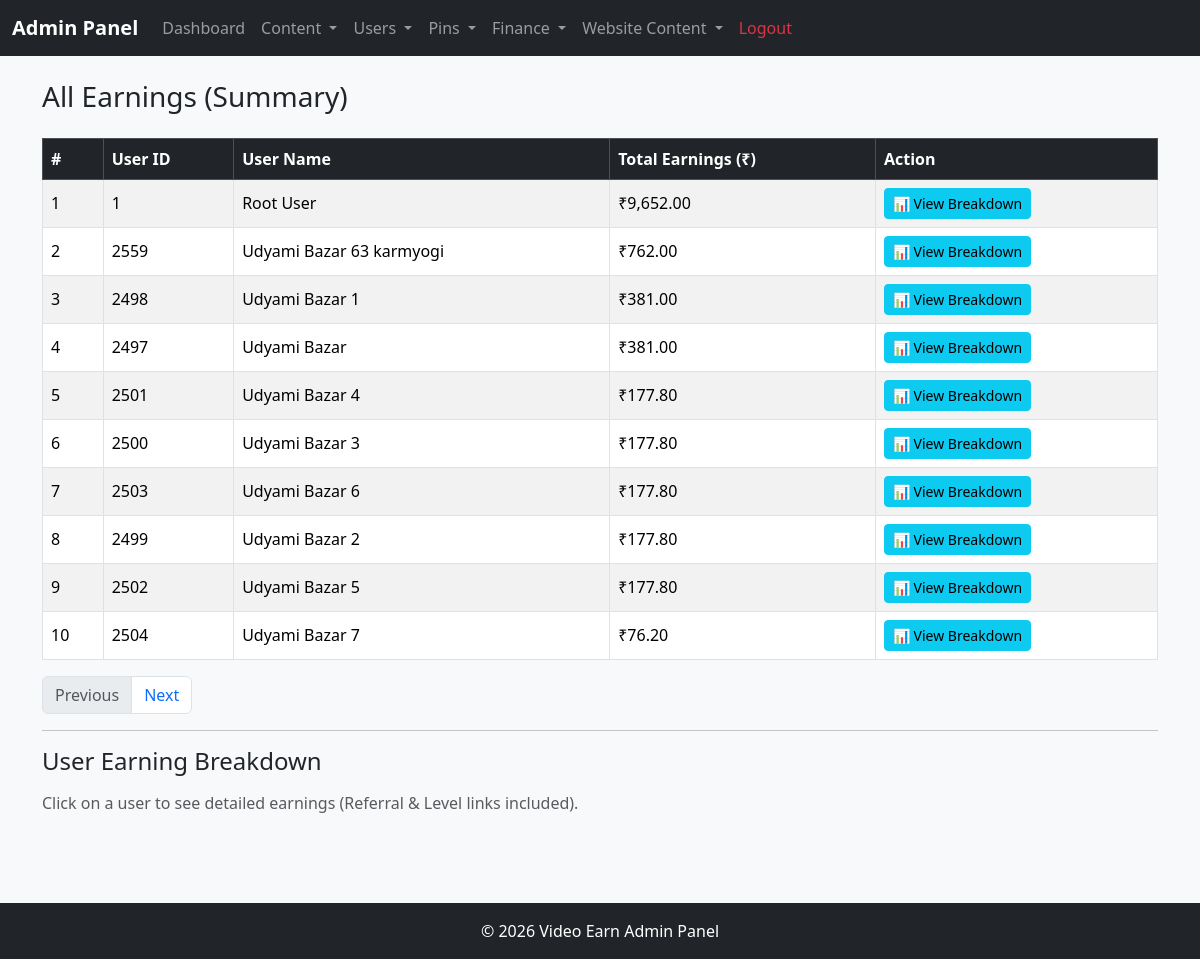
Screenshot of /admin/earnings.php (signed in) with the database file from the repository.
### tables this page shows
CREATE TABLE `users` (
  `id` int(11) NOT NULL,
  `sponsor_id` int(11) DEFAULT NULL,
  `parent_id` int(11) DEFAULT NULL,
  `position` enum('left','right') DEFAULT NULL,
  `name` varchar(150) NOT NULL,
  `email` varchar(150) NOT NULL,
  `mobile` varchar(20) DEFAULT NULL,
  `password` varchar(255) NOT NULL,
  `plain_password` varchar(100) DEFAULT NULL,
  `pin` varchar(32) DEFAULT NULL,
  `is_active` tinyint(1) DEFAULT 0,
  `referrer_id` int(11) DEFAULT NULL,
  `wallet_balance` decimal(10,2) DEFAULT 0.00,
  `created_at` datetime DEFAULT current_timestamp(),
  `product_id` int(11) DEFAULT NULL,
  `delivery_type` enum('Booking','Instant') DEFAULT 'Instant'
);

### admin/earnings.php (the view, shortened to what this page needs)
<?php
include 'includes/header.php';
require 'config/db.php';
$limit = 10;
$page = isset($_GET['page']) ? (int)$_GET['page'] : 1;
$offset = ($page - 1) * $limit;
$count_sql = "SELECT COUNT(*) AS total FROM users";
$count_res = mysqli_query($conn, $count_sql);
$total_rows = mysqli_fetch_assoc($count_res)['total'];
$total_pages = ceil($total_rows / $limit);
$sql = "SELECT u.id AS user_id, u.name AS user_name, COALESCE(SUM(e.amount),0) AS total_earning
        FROM users u
        LEFT JOIN earnings e ON e.user_id = u.id
        GROUP BY u.id
        ORDER BY total_earning DESC
        LIMIT $limit OFFSET $offset";
$result = mysqli_query($conn, $sql);
?>
<div class="row">
  <div class="col-md-12">
    <h3 class="mb-4">All Earnings (Summary)</h3>
    <div class="table-responsive">
      <table class="table table-striped table-bordered align-middle">
        <thead class="table-dark">
          <tr>
            <th>#</th>
            <th>User ID</th>
            <th>User Name</th>
            <th>Total Earnings (₹)</th>
            <th>Action</th>
          </tr>
        </thead>
        <tbody>
        <?php if($result && mysqli_num_rows($result) > 0): ?>
          <?php $i = $offset + 1; while($row = mysqli_fetch_assoc($result)): ?>
          <tr>
            <td><?= $i ?></td>
            <td><?= (int)$row['user_id'] ?></td>
            <td><?= htmlspecialchars($row['user_name']) ?></td>
            <td>₹<?= number_format($row['total_earning'], 2) ?></td>
            <td>
              <button class="btn btn-sm btn-info view-details"
                      data-id="<?= (int)$row['user_id'] ?>"
                      data-name="<?= htmlspecialchars($row['user_name']) ?>">
                📊 View Breakdown
              </button>
            </td>
          </tr>
          <?php $i++; endwhile; ?>
        <?php else: ?>
          <tr><td colspan="5" class="text-center">No earnings found.</td></tr>
        <?php endif; ?>
        </tbody>
      </table>
    </div>
    <nav>
      <ul class="pagination">
        <li class="page-item <?= ($page <= 1) ? 'disabled' : '' ?>">
          <a class="page-link" href="?page=<?= $page - 1 ?>">Previous</a>
        </li>
        <li class="page-item <?= ($page >= $total_pages) ? 'disabled' : '' ?>">
          <a class="page-link" href="?page=<?= $page + 1 ?>">Next</a>
        </li>
      </ul>
    </nav>
    <hr>
    <h4>User Earning Breakdown</h4>
    <div id="details-container" class="mt-3">
      <p class="text-muted">Click on a user to see detailed earnings (Referral & Level links included).</p>
    </div>
  </div>
</div>
<?php include 'includes/footer.php'; ?>

### assest/style.css (style rules this page uses)
body { background-color: #f8f9fa; }
h1, h2, h3 { font-family: 'Segoe UI', sans-serif; }

### rows the page displays
users: id "1", name "Root User", total_earning "9,652.00"
users: id "2559", name "Udyami Bazar 63 karmyogi", total_earning "762.00"
users: id "2498", name "Udyami Bazar 1", total_earning "381.00"
users: id "2497", name "Udyami Bazar", total_earning "381.00"
users: id "2501", name "Udyami Bazar 4", total_earning "177.80"
users: id "2500", name "Udyami Bazar 3", total_earning "177.80"
users: id "2503", name "Udyami Bazar 6", total_earning "177.80"
users: id "2499", name "Udyami Bazar 2", total_earning "177.80"
users: id "2502", name "Udyami Bazar 5", total_earning "177.80"
users: id "2504", name "Udyami Bazar 7", total_earning "76.20"
